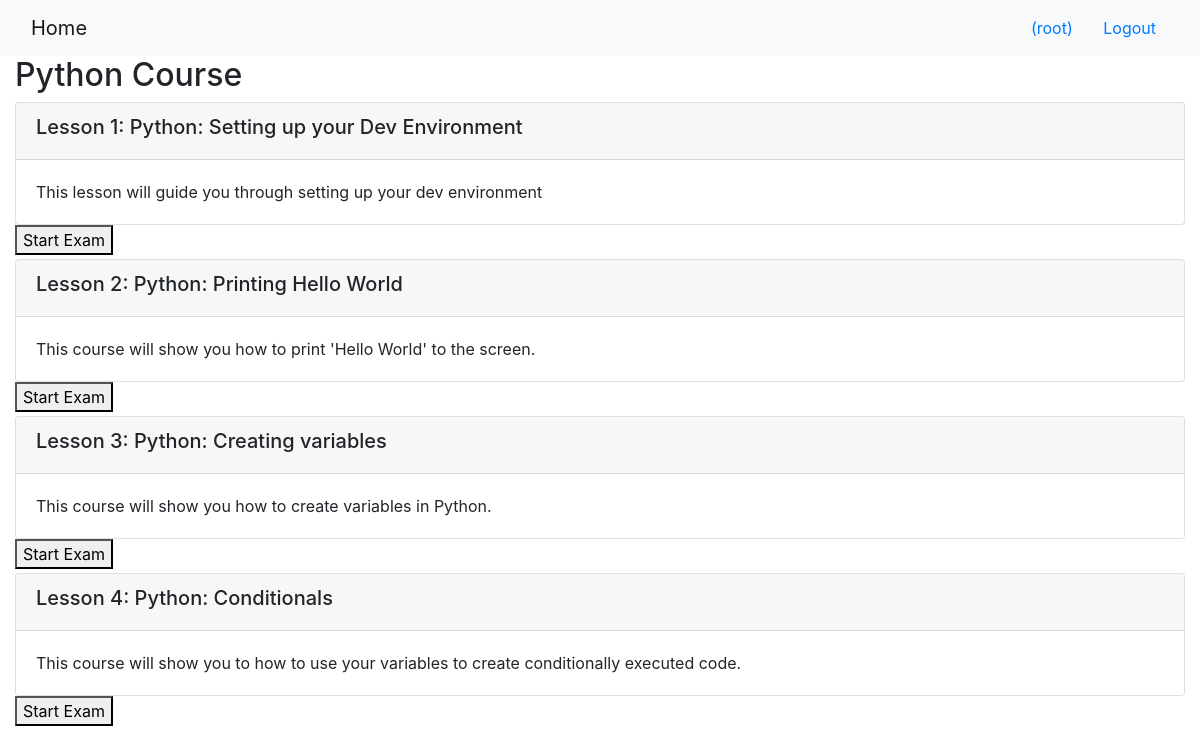
/onlinecourse/1/ (signed in), run on the app's committed database.
### onlinecourse/models.py (models this page shows, shortened)
class Course(models.Model):
    name = models.CharField(null=False, max_length=30, default='online course')
    image = models.ImageField(upload_to='course_images/')
    description = models.CharField(max_length=1000)
    pub_date = models.DateField(null=True)
    instructors = models.ManyToManyField(Instructor)
    users = models.ManyToManyField(settings.AUTH_USER_MODEL, through='Enrollment')
    total_enrollment = models.IntegerField(default=0)
    is_enrolled = False

class Lesson(models.Model):
    title = models.CharField(max_length=200, default="title")
    order = models.IntegerField(default=0)
    course = models.ForeignKey(Course, on_delete=models.CASCADE)
    content = models.TextField()

### onlinecourse/views.py (the view)
# urls.py: path('<int:pk>/', views.CourseDetailView.as_view(), name='course_details'),
class CourseDetailView(generic.DetailView):
    model = Course
    template_name = 'onlinecourse/course_detail_bootstrap.html'

### onlinecourse/templates/onlinecourse/course_detail_bootstrap.html (shortened to what this page needs)
<!DOCTYPE html>
<html lang="en">
<head>
     {% load static %}
    <link rel="stylesheet" href="https://maxcdn.bootstrapcdn.com/bootstrap/4.5.2/css/bootstrap.min.css">
</head>
<body>
    <nav class="navbar navbar-light bg-light">
        <div class="container-fluid">
            <div class="navbar-header">
                  <a class="navbar-brand" href="{% url 'onlinecourse:index' %}">Home</a>
            </div>
            <ul class="nav navbar-nav navbar-right">
                {% if user.is_authenticated %}
                <li>
                    <a class="btn btn-link" href="#">{{ user.first_name }}({{ user.username }})</a>
                    <a class="btn btn-link" href="{% url 'onlinecourse:logout' %}">Logout</a>
                </li>
                {% endif %}
            </ul>
        </div>
    </nav>
    <div class="container-fluid">
            <h2>{{ course.name }}</h2>
            <div class="card-columns-vertical">
                {% for lesson in course.lesson_set.all %}
                    <div class="card mt-1">
                        <div class="card-header"><h5>Lesson {{lesson.order|add:1}}: {{lesson.title}}</h5></div>
                        <div class="card-body">{{lesson.content}}</div>
                    </div>
                    {% if user.is_authenticated %}
                        <button data-toggle="collapse" data-target="#exam_{{lesson.order}}">Start Exam</button>
                    {% endif %}
                {% endfor %}
            </div>
    </div>
</body>
</html>

### data on the page
Course: name "Python Course"
Lesson: order|add "1", title "Python: Setting up your Dev Environment", content "This lesson will guide you through setting up your dev environment"
Lesson: order|add "2", title "Python: Printing Hello World", content "This course will show you how to print 'Hello World' to the screen."
Lesson: order|add "3", title "Python: Creating variables", content "This course will show you how to create variables in Python."
Lesson: order|add "4", title "Python: Conditionals", content "This course will show you to how to use your variables to create conditionally executed code."

### other printed values
{{ user.username }} "root"
